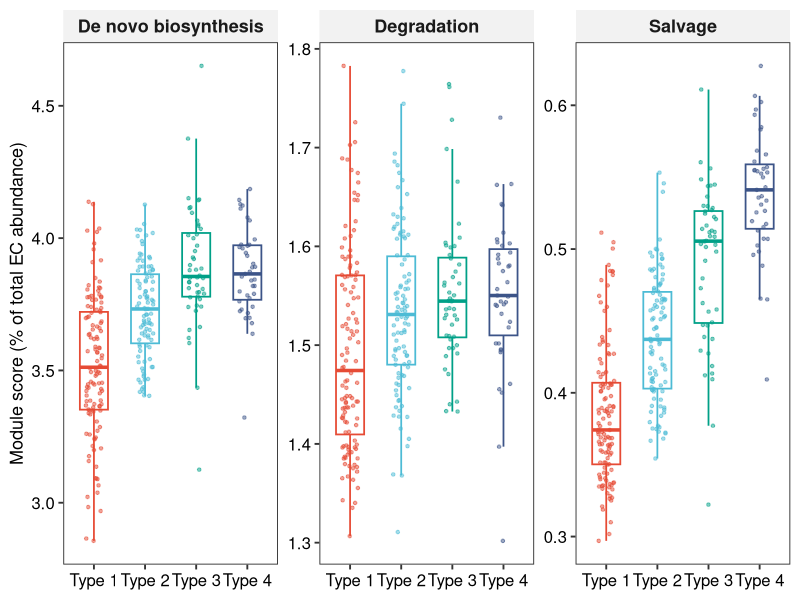
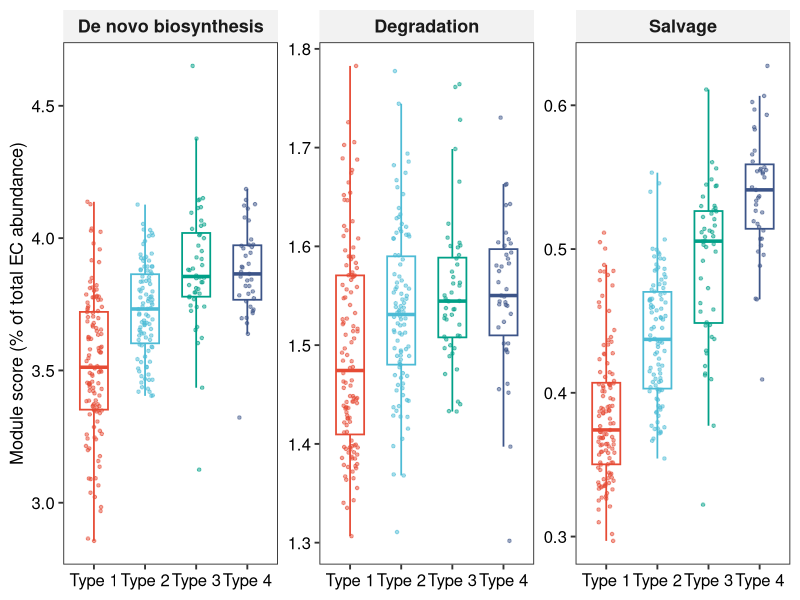

Source code (R) for these figures, in order:
# Supplementary Figure S6: purine module scores (EC-union share) by enterotype
# Input : results/tables/section_3_4/purine_modules/02_module_scores_by_sample.csv
# Output: supplementary/figures/FigureS6_module_scores.{pdf,png}
# Colors: global enterotype palette (scripts/utils/palettes.R), consistent with all main figures
suppressPackageStartupMessages({ library(ggplot2); library(tidyr); library(dplyr); library(here) })
set.seed(42)

ET_COLORS <- c("Type 1" = "#E64B35", "Type 2" = "#4DBBD5",
               "Type 3" = "#00A087", "Type 4" = "#3C5488")

df <- read.csv(here("results", "tables", "section_3_4", "purine_modules", "02_module_scores_by_sample.csv"))
df$Enterotype <- factor(df$Enterotype, levels = paste("Type", 1:4))

long <- df %>%
  select(Enterotype, E_de_novo_share, E_degradation_share, E_salvage_share) %>%
  pivot_longer(-Enterotype, names_to = "module", values_to = "share") %>%
  mutate(module = factor(module,
    levels = c("E_de_novo_share", "E_degradation_share", "E_salvage_share"),
    labels = c("De novo biosynthesis", "Degradation", "Salvage")))

p <- ggplot(long, aes(Enterotype, share, colour = Enterotype)) +
  geom_boxplot(width = 0.55, outlier.shape = NA, fill = NA, linewidth = 0.6) +
  geom_jitter(width = 0.16, size = 0.9, alpha = 0.5) +
  scale_colour_manual(values = ET_COLORS, guide = "none") +
  facet_wrap(~ module, nrow = 1, scales = "free_y") +
  labs(x = NULL, y = "Module score (% of total EC abundance)") +
  theme_bw(base_size = 14) +
  theme(panel.grid = element_blank(),
        strip.background = element_rect(fill = "grey95", colour = NA),
        strip.text = element_text(face = "bold", size = 13),
        axis.text = element_text(size = 12, colour = "black"),
        axis.title = element_text(size = 13))

ggsave(here("supplementary", "figures", "FigureS6_module_scores.pdf"), p, width = 9.5, height = 3.6)
ggsave(here("supplementary", "figures", "FigureS6_module_scores.png"), p, width = 9.5, height = 3.6, dpi = 600)
cat("saved FigureS6_module_scores.pdf / .png\n")
